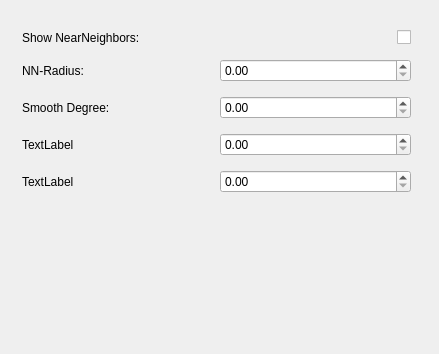
<?xml version="1.0" encoding="UTF-8"?>
<ui version="4.0">
 <class>SettingsWindow</class>
 <widget class="QWidget" name="SettingsWindow">
  <property name="geometry">
   <rect>
    <x>0</x>
    <y>0</y>
    <width>439</width>
    <height>354</height>
   </rect>
  </property>
  <property name="windowTitle">
   <string>SettingsWindow</string>
  </property>
  <widget class="QWidget" name="layoutWidget">
   <property name="geometry">
    <rect>
     <x>11</x>
     <y>11</y>
     <width>411</width>
     <height>205</height>
    </rect>
   </property>
   <layout class="QVBoxLayout" name="verticalLayout">
    <item>
     <layout class="QHBoxLayout" name="horizontalLayout">
      <item>
       <widget class="QLabel" name="label">
        <property name="text">
         <string>Show NearNeighbors:</string>
        </property>
       </widget>
      </item>
      <item>
       <widget class="QCheckBox" name="checkBox">
        <property name="layoutDirection">
         <enum>Qt::RightToLeft</enum>
        </property>
        <property name="text">
         <string/>
        </property>
       </widget>
      </item>
     </layout>
    </item>
    <item>
     <layout class="QHBoxLayout" name="horizontalLayout_2">
      <item>
       <widget class="QLabel" name="label_3">
        <property name="text">
         <string>NN-Radius:</string>
        </property>
       </widget>
      </item>
      <item>
       <widget class="QDoubleSpinBox" name="nnRadiusBox">
        <property name="singleStep">
         <double>0.500000000000000</double>
        </property>
       </widget>
      </item>
     </layout>
    </item>
    <item>
     <layout class="QHBoxLayout" name="horizontalLayout_3">
      <item>
       <widget class="QLabel" name="label_2">
        <property name="text">
         <string>Smooth Degree:</string>
        </property>
       </widget>
      </item>
      <item>
       <widget class="QDoubleSpinBox" name="doubleSpinBox_2"/>
      </item>
     </layout>
    </item>
    <item>
     <layout class="QHBoxLayout" name="horizontalLayout_5">
      <item>
       <widget class="QLabel" name="label_5">
        <property name="text">
         <string>TextLabel</string>
        </property>
       </widget>
      </item>
      <item>
       <widget class="QDoubleSpinBox" name="doubleSpinBox_4"/>
      </item>
     </layout>
    </item>
    <item>
     <layout class="QHBoxLayout" name="horizontalLayout_4">
      <item>
       <widget class="QLabel" name="label_4">
        <property name="text">
         <string>TextLabel</string>
        </property>
       </widget>
      </item>
      <item>
       <widget class="QDoubleSpinBox" name="doubleSpinBox_3"/>
      </item>
     </layout>
    </item>
   </layout>
  </widget>
 </widget>
 <layoutdefault spacing="6" margin="11"/>
 <resources/>
 <connections>
  <connection>
   <sender>checkBox</sender>
   <signal>stateChanged(int)</signal>
   <receiver>SettingsWindow</receiver>
   <slot>setShowQuery(int)</slot>
   <hints>
    <hint type="sourcelabel">
     <x>309</x>
     <y>30</y>
    </hint>
    <hint type="destinationlabel">
     <x>296</x>
     <y>128</y>
    </hint>
   </hints>
  </connection>
  <connection>
   <sender>nnRadiusBox</sender>
   <signal>valueChanged(double)</signal>
   <receiver>SettingsWindow</receiver>
   <slot>setQueryRadius(double)</slot>
   <hints>
    <hint type="sourcelabel">
     <x>327</x>
     <y>73</y>
    </hint>
    <hint type="destinationlabel">
     <x>322</x>
     <y>269</y>
    </hint>
   </hints>
  </connection>
 </connections>
 <slots>
  <slot>setShowQuery(int)</slot>
  <slot>setQueryRadius(double)</slot>
 </slots>
</ui>
